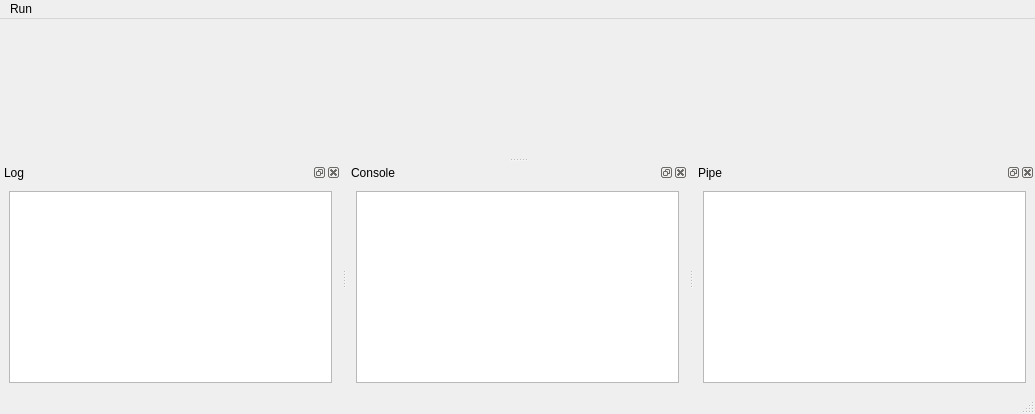
<ui version="4.0" >
 <class>MainWindow</class>
 <widget class="QMainWindow" name="MainWindow" >
  <property name="geometry" >
   <rect>
    <x>0</x>
    <y>0</y>
    <width>1035</width>
    <height>414</height>
   </rect>
  </property>
  <property name="windowTitle" >
   <string>MainWindow</string>
  </property>
  <property name="dockOptions" >
   <set>QMainWindow::AllowNestedDocks|QMainWindow::AllowTabbedDocks|QMainWindow::AnimatedDocks|QMainWindow::ForceTabbedDocks|QMainWindow::VerticalTabs</set>
  </property>
  <widget class="QWidget" name="centralwidget" />
  <widget class="QMenuBar" name="menuBar" >
   <property name="geometry" >
    <rect>
     <x>0</x>
     <y>0</y>
     <width>1035</width>
     <height>24</height>
    </rect>
   </property>
   <widget class="QMenu" name="menuRun" >
    <property name="title" >
     <string>Run</string>
    </property>
    <addaction name="actionLoad_target" />
    <addaction name="actionRun" />
    <addaction name="actionContinue" />
    <addaction name="actionStep_into" />
    <addaction name="actionStep_over" />
    <addaction name="actionStep_out" />
    <addaction name="actionPause" />
    <addaction name="actionKill" />
   </widget>
   <addaction name="menuRun" />
  </widget>
  <widget class="QStatusBar" name="statusBar" />
  <widget class="QDockWidget" name="dwLog" >
   <property name="windowTitle" >
    <string>Log</string>
   </property>
   <attribute name="dockWidgetArea" >
    <number>8</number>
   </attribute>
   <widget class="QWidget" name="dockWidgetContents" >
    <layout class="QVBoxLayout" name="verticalLayout" >
     <item>
      <widget class="QPlainTextEdit" name="pteLog" >
       <property name="tabChangesFocus" >
        <bool>true</bool>
       </property>
       <property name="undoRedoEnabled" >
        <bool>false</bool>
       </property>
       <property name="readOnly" >
        <bool>true</bool>
       </property>
       <property name="tabStopWidth" >
        <number>30</number>
       </property>
      </widget>
     </item>
    </layout>
   </widget>
  </widget>
  <widget class="QDockWidget" name="dwConsole" >
   <property name="windowTitle" >
    <string>Console</string>
   </property>
   <attribute name="dockWidgetArea" >
    <number>8</number>
   </attribute>
   <widget class="QWidget" name="dockWidgetContents_2" >
    <layout class="QVBoxLayout" name="verticalLayout_2" >
     <item>
      <widget class="QPlainTextEdit" name="pteConsole" >
       <property name="tabChangesFocus" >
        <bool>true</bool>
       </property>
       <property name="undoRedoEnabled" >
        <bool>false</bool>
       </property>
       <property name="readOnly" >
        <bool>true</bool>
       </property>
       <property name="tabStopWidth" >
        <number>30</number>
       </property>
      </widget>
     </item>
    </layout>
   </widget>
  </widget>
  <widget class="QDockWidget" name="dwPipe" >
   <property name="windowTitle" >
    <string>Pipe</string>
   </property>
   <attribute name="dockWidgetArea" >
    <number>8</number>
   </attribute>
   <widget class="QWidget" name="dockWidgetContents_3" >
    <layout class="QVBoxLayout" name="verticalLayout_3" >
     <item>
      <widget class="QPlainTextEdit" name="ptePipe" >
       <property name="tabChangesFocus" >
        <bool>true</bool>
       </property>
       <property name="undoRedoEnabled" >
        <bool>false</bool>
       </property>
       <property name="readOnly" >
        <bool>true</bool>
       </property>
       <property name="tabStopWidth" >
        <number>30</number>
       </property>
      </widget>
     </item>
    </layout>
   </widget>
  </widget>
  <action name="actionRun" >
   <property name="enabled" >
    <bool>false</bool>
   </property>
   <property name="text" >
    <string>Run</string>
   </property>
   <property name="shortcut" >
    <string>Ctrl+R</string>
   </property>
  </action>
  <action name="actionContinue" >
   <property name="enabled" >
    <bool>false</bool>
   </property>
   <property name="text" >
    <string>Continue</string>
   </property>
   <property name="shortcut" >
    <string>F4</string>
   </property>
  </action>
  <action name="actionStep_into" >
   <property name="enabled" >
    <bool>false</bool>
   </property>
   <property name="text" >
    <string>Step into</string>
   </property>
   <property name="shortcut" >
    <string>F5</string>
   </property>
  </action>
  <action name="actionStep_over" >
   <property name="enabled" >
    <bool>false</bool>
   </property>
   <property name="text" >
    <string>Step over</string>
   </property>
   <property name="shortcut" >
    <string>F6</string>
   </property>
  </action>
  <action name="actionPause" >
   <property name="enabled" >
    <bool>false</bool>
   </property>
   <property name="text" >
    <string>Pause</string>
   </property>
   <property name="shortcut" >
    <string>Ctrl+P</string>
   </property>
  </action>
  <action name="actionLoad_target" >
   <property name="text" >
    <string>Load target</string>
   </property>
   <property name="shortcut" >
    <string>Ctrl+O</string>
   </property>
  </action>
  <action name="actionStep_out" >
   <property name="enabled" >
    <bool>false</bool>
   </property>
   <property name="text" >
    <string>Step out</string>
   </property>
   <property name="shortcut" >
    <string>F7</string>
   </property>
  </action>
  <action name="actionKill" >
   <property name="enabled" >
    <bool>false</bool>
   </property>
   <property name="text" >
    <string>Kill</string>
   </property>
   <property name="shortcut" >
    <string>Ctrl+K</string>
   </property>
  </action>
 </widget>
 <resources/>
 <connections/>
</ui>
